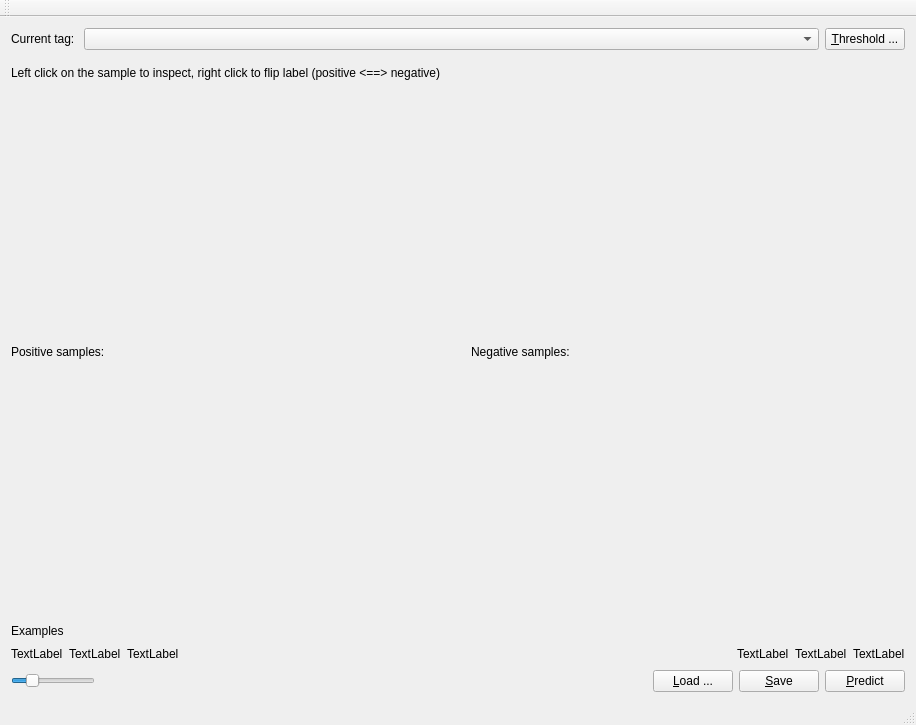
<?xml version="1.0" encoding="UTF-8"?>
<ui version="4.0">
 <class>MainWindow</class>
 <widget class="QMainWindow" name="MainWindow">
  <property name="geometry">
   <rect>
    <x>0</x>
    <y>0</y>
    <width>916</width>
    <height>725</height>
   </rect>
  </property>
  <property name="windowTitle">
   <string>ImageTagger</string>
  </property>
  <widget class="QWidget" name="centralWidget">
   <layout class="QVBoxLayout" name="verticalLayout">
    <item>
     <layout class="QHBoxLayout" name="tagLayout">
      <item>
       <widget class="QLabel" name="labelTag">
        <property name="sizePolicy">
         <sizepolicy hsizetype="Fixed" vsizetype="Preferred">
          <horstretch>0</horstretch>
          <verstretch>0</verstretch>
         </sizepolicy>
        </property>
        <property name="text">
         <string>Current tag: </string>
        </property>
       </widget>
      </item>
      <item>
       <widget class="QComboBox" name="comboTag">
        <property name="sizePolicy">
         <sizepolicy hsizetype="Expanding" vsizetype="Fixed">
          <horstretch>0</horstretch>
          <verstretch>0</verstretch>
         </sizepolicy>
        </property>
       </widget>
      </item>
      <item>
       <widget class="QPushButton" name="btnThreshold">
        <property name="text">
         <string>&amp;Threshold ...</string>
        </property>
       </widget>
      </item>
     </layout>
    </item>
    <item>
     <spacer name="verticalSpacer_2">
      <property name="orientation">
       <enum>Qt::Vertical</enum>
      </property>
      <property name="sizeType">
       <enum>QSizePolicy::Fixed</enum>
      </property>
      <property name="sizeHint" stdset="0">
       <size>
        <width>20</width>
        <height>10</height>
       </size>
      </property>
     </spacer>
    </item>
    <item>
     <widget class="QLabel" name="labelCorrect">
      <property name="text">
       <string>Left click on the sample to inspect, right click to flip label (positive &amp;lt;==&amp;gt; negative)</string>
      </property>
     </widget>
    </item>
    <item>
     <layout class="QHBoxLayout" name="sampleLayout">
      <item>
       <layout class="QVBoxLayout" name="positiveLayout">
        <item>
         <widget class="QLabel" name="labelPositive">
          <property name="text">
           <string>Positive samples:</string>
          </property>
         </widget>
        </item>
       </layout>
      </item>
      <item>
       <spacer name="verticalSpacer">
        <property name="orientation">
         <enum>Qt::Vertical</enum>
        </property>
        <property name="sizeHint" stdset="0">
         <size>
          <width>20</width>
          <height>40</height>
         </size>
        </property>
       </spacer>
      </item>
      <item>
       <layout class="QVBoxLayout" name="negativeLayout">
        <item>
         <widget class="QLabel" name="labelNegative">
          <property name="text">
           <string>Negative samples:</string>
          </property>
         </widget>
        </item>
       </layout>
      </item>
     </layout>
    </item>
    <item>
     <widget class="QLabel" name="labelExamples">
      <property name="text">
       <string>Examples</string>
      </property>
     </widget>
    </item>
    <item>
     <layout class="QHBoxLayout" name="horizontalLayout">
      <item>
       <widget class="QLabel" name="labelPos1">
        <property name="text">
         <string>TextLabel</string>
        </property>
       </widget>
      </item>
      <item>
       <widget class="QLabel" name="labelPos2">
        <property name="text">
         <string>TextLabel</string>
        </property>
       </widget>
      </item>
      <item>
       <widget class="QLabel" name="labelPos3">
        <property name="text">
         <string>TextLabel</string>
        </property>
       </widget>
      </item>
      <item>
       <spacer name="horizontalSpacer_2">
        <property name="orientation">
         <enum>Qt::Horizontal</enum>
        </property>
        <property name="sizeType">
         <enum>QSizePolicy::Expanding</enum>
        </property>
        <property name="sizeHint" stdset="0">
         <size>
          <width>40</width>
          <height>20</height>
         </size>
        </property>
       </spacer>
      </item>
      <item>
       <widget class="QLabel" name="labelNeg1">
        <property name="text">
         <string>TextLabel</string>
        </property>
       </widget>
      </item>
      <item>
       <widget class="QLabel" name="labelNeg2">
        <property name="text">
         <string>TextLabel</string>
        </property>
       </widget>
      </item>
      <item>
       <widget class="QLabel" name="labelNeg3">
        <property name="text">
         <string>TextLabel</string>
        </property>
       </widget>
      </item>
     </layout>
    </item>
    <item>
     <layout class="QHBoxLayout" name="actionLayout">
      <item>
       <widget class="QSlider" name="sliderZoom">
        <property name="sizePolicy">
         <sizepolicy hsizetype="Fixed" vsizetype="Fixed">
          <horstretch>0</horstretch>
          <verstretch>0</verstretch>
         </sizepolicy>
        </property>
        <property name="minimum">
         <number>30</number>
        </property>
        <property name="maximum">
         <number>200</number>
        </property>
        <property name="value">
         <number>64</number>
        </property>
        <property name="orientation">
         <enum>Qt::Horizontal</enum>
        </property>
       </widget>
      </item>
      <item>
       <spacer name="horizontalSpacer">
        <property name="orientation">
         <enum>Qt::Horizontal</enum>
        </property>
        <property name="sizeHint" stdset="0">
         <size>
          <width>40</width>
          <height>20</height>
         </size>
        </property>
       </spacer>
      </item>
      <item>
       <widget class="QPushButton" name="btnLoad">
        <property name="text">
         <string>&amp;Load ...</string>
        </property>
       </widget>
      </item>
      <item>
       <widget class="QPushButton" name="btnSave">
        <property name="text">
         <string>&amp;Save</string>
        </property>
       </widget>
      </item>
      <item>
       <widget class="QPushButton" name="btnPredict">
        <property name="text">
         <string>&amp;Predict</string>
        </property>
       </widget>
      </item>
     </layout>
    </item>
   </layout>
  </widget>
  <widget class="QMenuBar" name="menuBar">
   <property name="geometry">
    <rect>
     <x>0</x>
     <y>0</y>
     <width>916</width>
     <height>25</height>
    </rect>
   </property>
  </widget>
  <widget class="QToolBar" name="mainToolBar">
   <attribute name="toolBarArea">
    <enum>TopToolBarArea</enum>
   </attribute>
   <attribute name="toolBarBreak">
    <bool>false</bool>
   </attribute>
  </widget>
  <widget class="QStatusBar" name="statusBar"/>
 </widget>
 <layoutdefault spacing="6" margin="11"/>
 <resources/>
 <connections/>
</ui>
